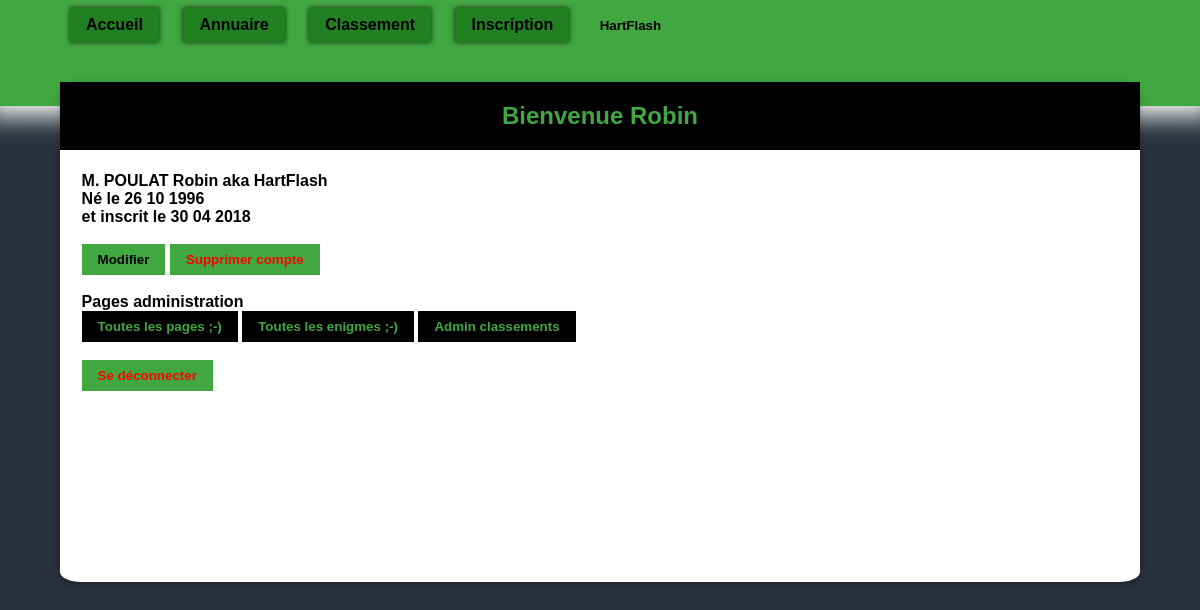
Screenshot of /profile/index.php (signed in) with the database file from the repository.
### tables this page shows
CREATE TABLE `zng_user` (
  `id` int(11) NOT NULL,
  `pseudo` varchar(25) NOT NULL,
  `pass` varchar(100) NOT NULL,
  `genre` enum('M','Mme') NOT NULL,
  `nom` varchar(35) NOT NULL,
  `prenom` varchar(25) NOT NULL,
  `email` varchar(50) NOT NULL,
  `date_insc` datetime NOT NULL DEFAULT CURRENT_TIMESTAMP,
  `date_naiss` date NOT NULL DEFAULT '1000-00-01',
  `ip` varchar(15) NOT NULL COMMENT 'Table ip ban'
);

### assets/php/pdo/pdo_users.php (called while the page is built, shortened)
<?php
include 'pdo_init.php';
$sqlsel = 'SELECT pseudo,genre,nom,prenom,email,date_insc,date_naiss FROM zng_user WHERE id= ? ';
$sel = $pdo->prepare($sqlsel, array(PDO::ATTR_CURSOR => PDO::CURSOR_FWDONLY));
?>

### profile/index.php (the view, shortened to what this page needs)
<!DOCTYPE html>
<html>
<link rel="stylesheet" href="../assets/css/master.css">
<body onload="taille()" onresize="taille()">
  <?php include '../assets/php/gen_nav.php';
  ?>
  <div id="card" class="zng-center zng-margin-top">
    <div class="zng-solo">
      <div  class="zng-card" style="min-height:500px">
        <h2>Bienvenue<?php echo " ".$_SESSION["zngname"];?></h2>
        <p>
          <?php
          include '../assets/php/pdo/pdo_users.php';
          $sel->execute(array($_SESSION['zngid']));
          $res=$sel->fetch();
          echo $res['genre'].". ".$res['nom']." ".$res['prenom']." aka ".$res['pseudo'];
          if ($res['genre']=="M") {
            echo "<br>Né le ";
          }else{
            echo "<br>Née le ";
          }
          echo substr($res['date_naiss'],8,2);
          echo substr($res['date_naiss'],5,2);
          echo substr($res['date_naiss'],0,4);
          if ($res['genre']=="M") {
            echo "<br>et inscrit le ";
          }else{
            echo "<br>et inscrite le ";
          }
          echo substr($res['date_insc'],8,2);
          echo substr($res['date_insc'],5,2);
          echo substr($res['date_insc'],0,4);
          ?>
          <br><br>
          <button type="button" class="zng-btn" onclick="document.location.href='modifier.php'">Modifier</button>
          <button class="zng-btn" type="button" onclick="document.getElementById('confirmdel').style.display='block';" style="color:red;">Supprimer compte</button><br><br>
        <?php
        if ($_SESSION['zngid']== 12 || $_SESSION['zngid']== 13 || $_SESSION['zngid']== 14) {
          echo "Pages administration<br>";
          echo "<button class='zng-btn zng-black-btn' type=\"button\" name=\"button\" onclick=\"document.location.href='../admin/page.php'\" >Toutes les pages ;-)</button>
          <button class='zng-btn zng-black-btn' type=\"button\" name=\"button\" onclick=\"document.location.href='../admin/enigmes.php'\" >Toutes les enigmes ;-)</button>
          <button class='zng-btn zng-black-btn' type=\"button\" name=\"button\" onclick=\"document.location.href='../admin/classement.php'\" >Admin classements</button>";
        }
        ?>
        <br><br>
        <button class="zng-btn" type="button" name="button" onclick="document.location.href='/connexion/disconnect.php'" style="color:red">Se déconnecter</button>
      </p>
    </div>
  </div>
</div>
</body>
</html>

### assets/css/master.css (style rules this page uses)
body { margin:0; font-family:'Verdana', Arial, sans-serif; }
article,aside,details,div,figcaption,figure,footer,header,main,menu,nav,section,summary { display:block; position:relative; }
.zng-center { text-align:center; }
.zng-btn,.zng-button { border:none; display:inline-block; padding:8px 16px; vertical-align:middle; overflow:hidden; text-decoration:none; color:black; background-color:#41a741; text-align:center; cursor:pointer; white-space:nowrap; font-weight: bold; }
.zng-black-btn { color: #41a741; background-color: black; }
.zng-btn,.zng-button { -webkit-touch-callout:none; -webkit-user-select:none; -khtml-user-select:none; -moz-user-select:none; -ms-user-select:none; user-select:none }
.zng-solo { width: 90%; margin: 5% 5% 0 5%; }
.zng-margin-top>.zng-solo { margin-top: -2%; }
.zng-margin-top { margin-top:0% }
.zng-card { text-align:left; box-shadow: 0 2px 5px 0 rgba(0,0,0,0.16),0 2px 10px 0 rgba(0,0,0,0.12); bottom: 0; min-width: 400px; background-color: white; min-height:460px; height: 80%; border-radius: 2% }
.zng-card h2 { text-align: center; background-color: #000000; padding:20px 0 ; margin: 0; width: 100%; color: #41a741; }
.zng-card>p,.zng-card>form,.zng-card>div,.zng-card>table { margin:2%; font-weight: bold; font-family:'Verdana', Arial, sans-serif; padding-bottom: 2%; }
body { background-color: #28313C; height: 100% }

### rows the page displays
zng_user: genre "M", nom "POULAT", prenom "Robin", pseudo "HartFlash", date_naiss "26", date_naiss "10", date_naiss "1996", date_insc "30", date_insc "04", date_insc "2018"

### other values shown
_SESSION['zngpseudo'] "HartFlash"
$_SESSION["zngname"] "Robin"
